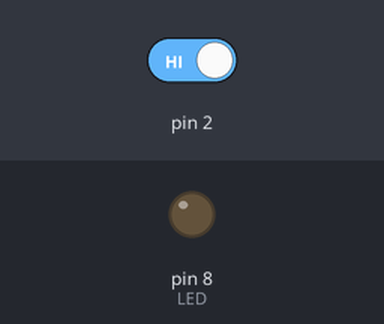
This sketch was run on a simulated Arduino Uno, built with avr-gcc and run on an emulated ATmega328P. Parts: output pins drawn as LEDs (lit = HIGH). Inputs (shaded band) come from the test bench; at power-on: pin 2 HIGH.

Above: at 1.2 s.
1.3 s: pin 2 driven LOW
Timing chart, 0 to 4.3 s (numbered marks = the images above; inputs shaded):
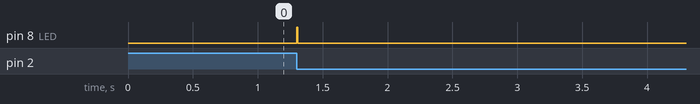

Measured:
- after the input at 1.3 s, pin 8 (LED): LOW → HIGH at once, → LOW 0.01 s later

The sketch:

task_4.ino
```cpp
#include <avr/io.h>
#include <avr/interrupt.h>

volatile uint8_t countdown = 0;

void setup() {

    DDRB |= (1 << DDB0);    //set pb0 as output
    PORTB &= ~(1 << PORTB0); //clear port pb0 just in case

    DDRD &= ~(1 << DDD2);   //set pd2 as input

    EICRA |= (1 << ISC01); //external interrupt on falling edge
    EICRA &= ~(1 << ISC00); //clear bit 0
    EIMSK |= (1 << INT0);   //enable external interrupt

    TCCR1A = 0;
    TCCR1B = (1 << WGM12) | (1 << CS11) | (1 << CS10); //set prescaler 64 and enable CTC
    OCR1A = 249;             //value for 1 ms interrupt
    TIMSK1 |= (1 << OCIE1A); //enable output compare interrupt, i.e. interrupt to timer1_compa_vect on ctc

    sei(); //enable global interrupts

 }

void loop(){

 }

ISR(INT0_vect) {
    if (countdown == 0) {   //when button is pressed - external interrupt
        TCNT1 = 0; //clear tcnt1 to have clean 1ms cycles
        PORTB |= (1 << PORTB0); //turn on LED
        countdown = 10;   //set countdown
    }
}

ISR(TIMER1_COMPA_vect) { //triggered every 1ms
    if (countdown > 0) { //countdown will be > 0 only if the button is pressed
        countdown--;
        if (countdown == 0) { //default state if the button is not pressed
            PORTB &= ~(1 << PORTB0); //toggle LED
        }
    }
}
```
